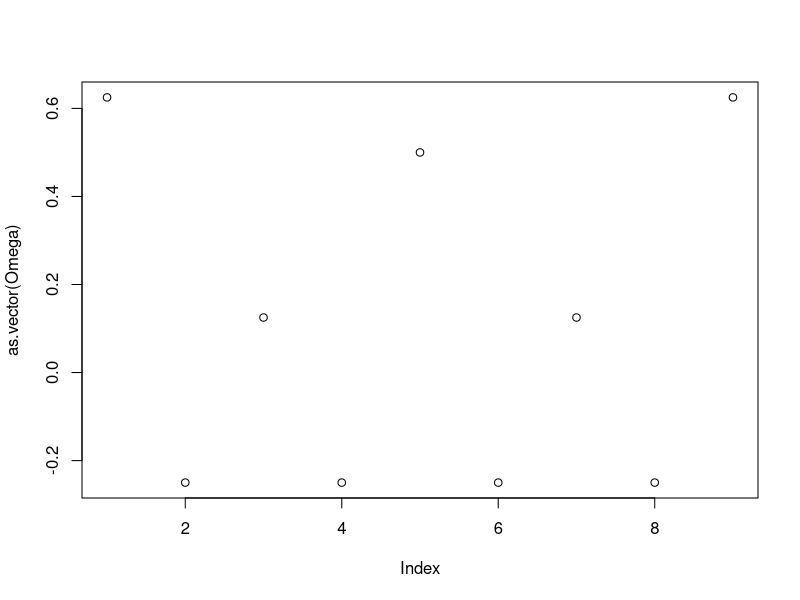
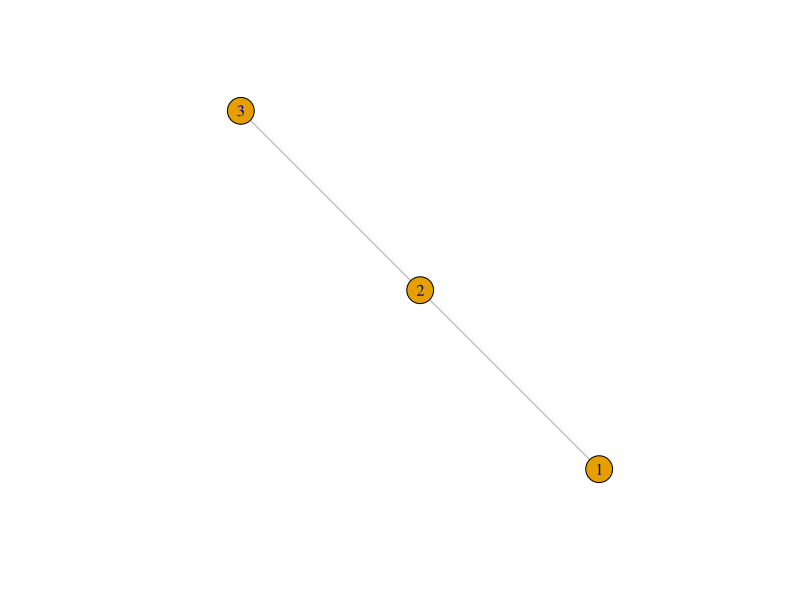
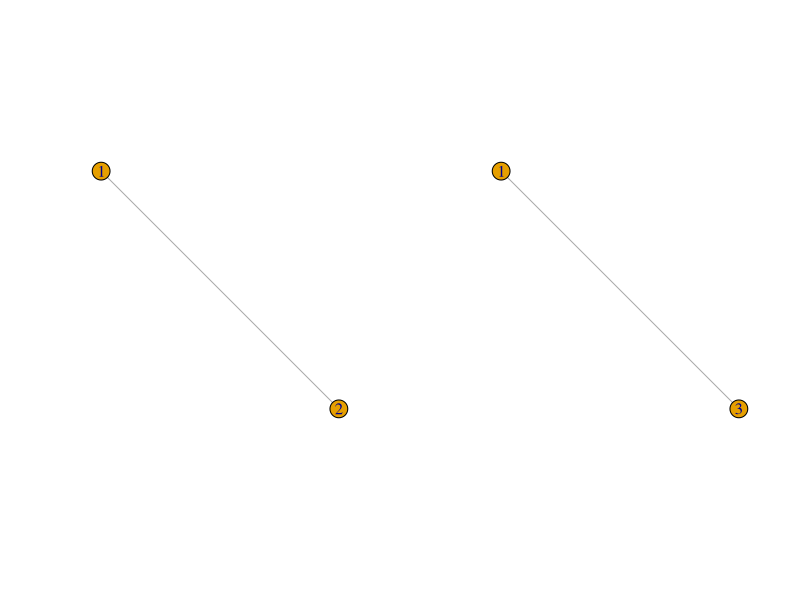
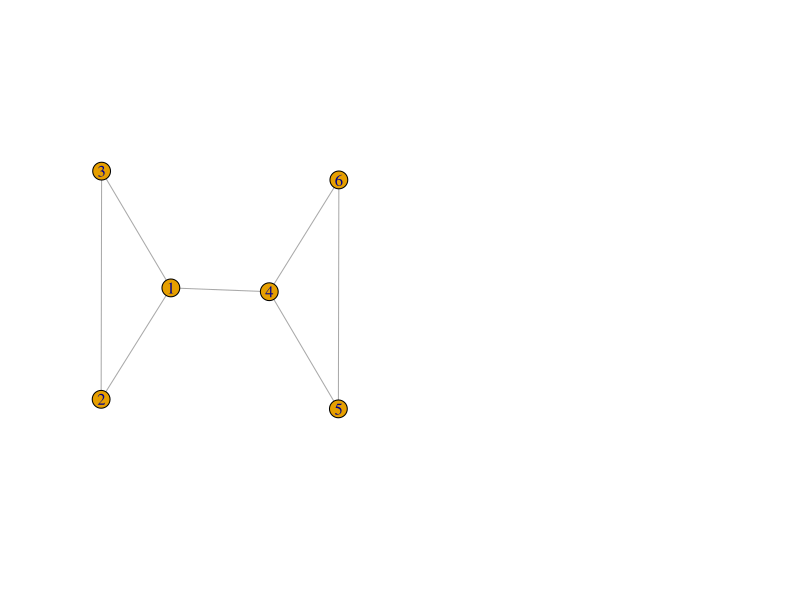
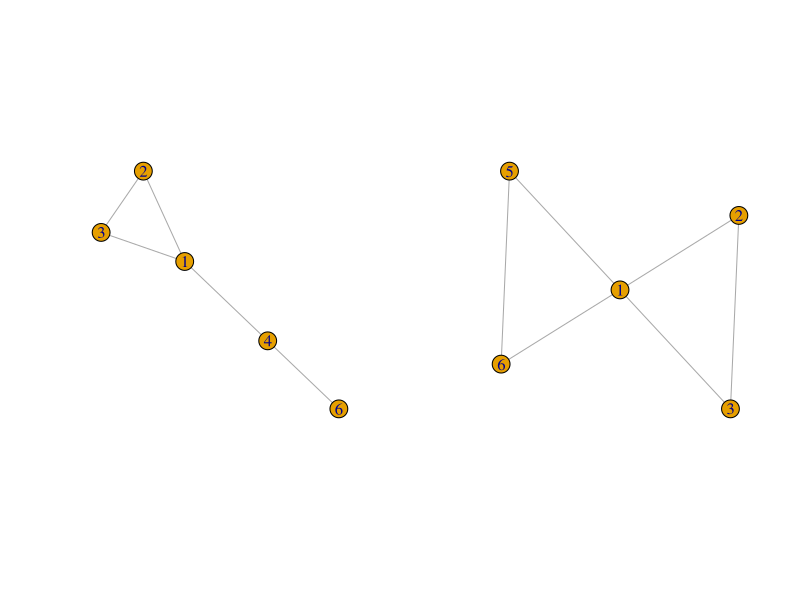
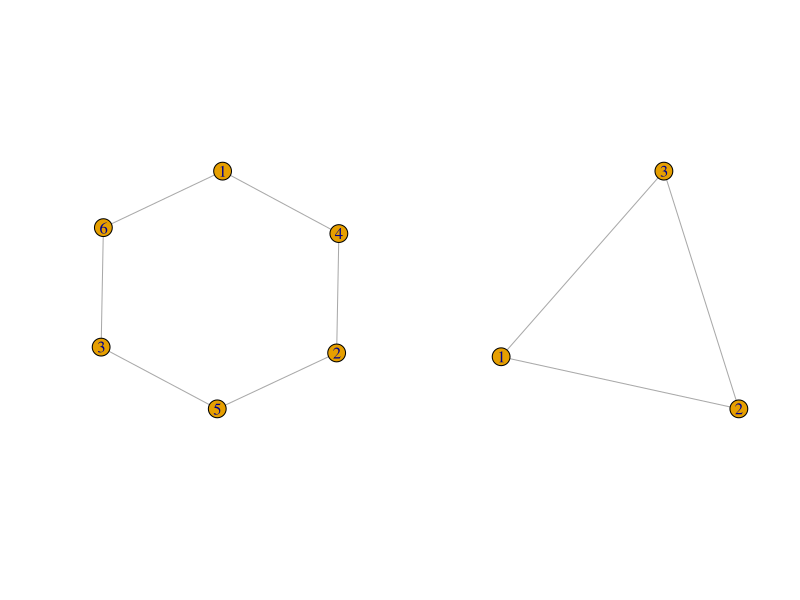
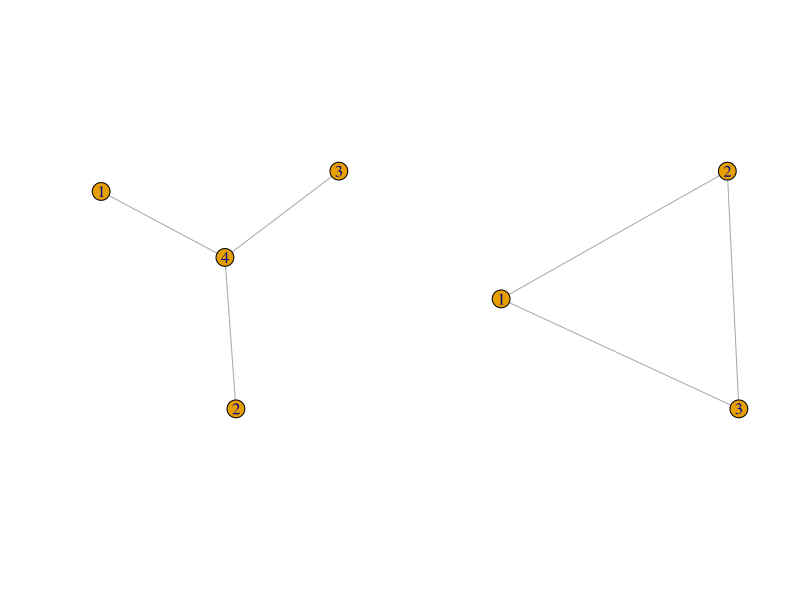

Generate these figures, in order, with R:
## ---- chunk 1
library("igraph")
get_Omega=function(F,P,K){
Lambda_L = diag(K)
Psi = diag(P)
invPsi = diag(P)
Omega  = invPsi - invPsi %*% t(F) %*% solve(Lambda_L + F %*% invPsi %*% t(F)) %*% F %*% invPsi
return(Omega)
}
## ---- chunk 2
F=array(0,dim=c(2,3))
F[1,1]=1
F[1,2]=1
F[2,2]=1
F[2,3]=1
## ---- chunk 3
F
## ---- chunk 4
Omega = get_Omega(F,3,2)
data = 1 * (abs(Omega) > 0.125)
g=graph.adjacency(data,mode="undirected",weighted=NULL,diag=FALSE) 
plot(as.vector(Omega))
## ---- chunk 5
plot.igraph(g)
## ---- chunk 6
par(mfrow = c(1,1))
F_new_1 = array(0,dim=c(3,2))
F_new_1[-3,] = F[,-3]
F_new_1[3,2] = 1
Omega = get_Omega(F_new_1,2,3)
data = 1 * (abs(Omega) > 0.125)
g1=graph.adjacency(data,mode="undirected",weighted=NULL,diag=FALSE) 
F_new_2 = array(0,dim=c(3,2))
F_new_2[-3,] = F[,-2]
F_new_2[3,2] = 1
F_new_2[3,1] = 1

Omega = get_Omega(F_new_2,2,3)

data = 1 * (abs(Omega) > 0.1)
g2=graph.adjacency(data, mode="undirected",weighted=NULL,diag=FALSE) 
 
F_new_1
F_new_2
## ---- chunk 7
par(mfrow = c(1,2))
plot.igraph(g1) 
plot.igraph(g2, vertex.label=c("1","3"))
## ---- chunk 8
F = array(0, dim=c(3,6))
F[1,1] = 1
F[1,2] = 1
F[1,3] = 1
F[2,4] = 1
F[2,5] = 1
F[2,6] = 1
F[3,1] = 1
F[3,4] = 1
F
Omega = get_Omega(F,P = 6, K = 3)
#Omega
data = 1 * (abs(Omega) > 0.12)
g=graph.adjacency(data, mode="undirected",weighted=NULL,diag=FALSE) 

## ---- chunk 9
plot.igraph(g, vertex.label=c("1","2","3","4","5","6"))
## ---- chunk 10
F_new_1 = array(0,dim=c(4,5))
F_new_1[-4,] = F[,-5]
F_new_1[4,4] = 1
F_new_1[4,5] = 1
F_new_1
Omega = get_Omega(F_new_1,P=5,K=4)
#Omega
data = 1 * (abs(Omega) > 0.128)
g1=graph.adjacency(data, mode="undirected",weighted=NULL,diag=FALSE) 

F_new_2 = array(0,dim=c(4,5))
F_new_2[-4,] = F[,-4]
F_new_2[4,1] = 1
F_new_2[4,4] = 1
F_new_2[4,5] = 1
F_new_2
Omega = get_Omega(F_new_2,P=5,K=4)
#Omega
data = 1 * (abs(Omega) > 0.06)
g2=graph.adjacency(data, mode="undirected",weighted=NULL,diag=FALSE) 

## ---- chunk 11
par(mfrow=c(1,2))
plot.igraph(g1, vertex.label=c("1","2", "3", "4", "6"))
plot.igraph(g2, vertex.label=c("1","2", "3", "5", "6"))
## ---- chunk 12
F = array(0, dim=c(3,3))
F[1,1] = 1
F[1,2] = 1
F[2,1] = 1
F[2,3] = 1
F[3,2] = 1
F[3,3] = 1
F
F = array(1,dim=c(1,3))
F

## ---- chunk 13
F = array(0,dim=c(6,6))
F[1,1]=1
F[1,2]=1
F[2,2]=1
F[2,3]=1
F[3,3]=1
F[3,4]=1
F[4,4]=1
F[4,5]=1
F[5,5]=1
F[5,6]=1
F[6,6]=1
F[6,1]=1
par(mfrow = c(1,2))
Omega = get_Omega(F,6,6)
data = 1 * (abs(Omega) >= 0.1)
g=graph.adjacency(data, mode="undirected",weighted=NULL,diag=FALSE) 
plot.igraph(g, vertex.label=c("1","4","2","5","3","6"))

F = array(0, dim=c(3,3))
F[1,1] = 1
F[1,2] = 1
F[2,1] = 1
F[2,3] = 1
F[3,2] = 1
F[3,3] = 1

Omega = get_Omega(F,3,3)

data = 1 * (abs(Omega) >= 0.1)
g=graph.adjacency(data, mode="undirected",weighted=NULL,diag=FALSE) 
plot.igraph(g, vertex.label=c("1","2","3"))
## ---- chunk 14
F = array(0, dim=c(3,4))
F[1,1] = 1
F[1,4] = 1
F[2,2] = 1
F[2,4] = 1
F[3,3] = 1
F[3,4] = 1
par(mfrow = c(1,2))
Omega = get_Omega(F,P = 4, K = 3)
#Omega
data = 1 * (abs(Omega) > 0.12)
g=graph.adjacency(data, mode="undirected",weighted=NULL,diag=FALSE) 
plot.igraph(g, vertex.label=c("1","2","3","4"))

F = array(1,dim=c(1,3))
Omega = get_Omega(F,P=3,K=1)
data = 1 * (abs(Omega) >= 0.1)
g=graph.adjacency(data, mode="undirected",weighted=NULL,diag=FALSE) 
plot.igraph(g)
